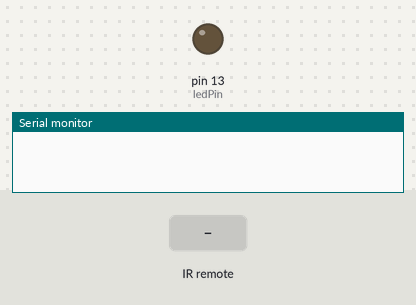
Simulated run of this sketch. Board: Arduino Uno, built with avr-gcc and run on an emulated ATmega328P. Shown: output pins drawn as LEDs (lit = HIGH), the last lines printed to the serial monitor. The inputs (shaded band) are chosen by the test bench.

Above: at 1.2 s.
1.3 s: infrared code 0xE0E0629D received
At 2.3 s:
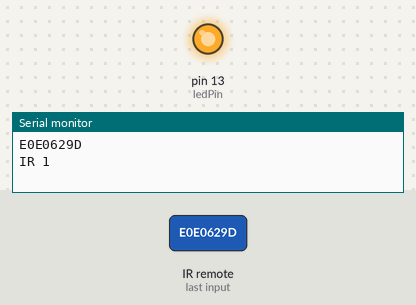
4.3 s: infrared code 0xE0E0926D received
At 4.6 s:
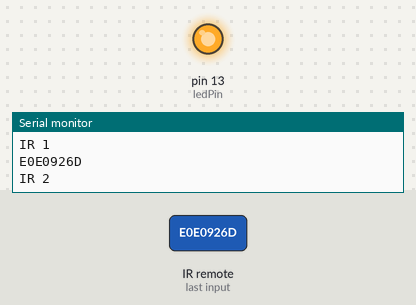
Timing chart, 0 to 7.3 s (numbered marks = the images above; inputs shaded):
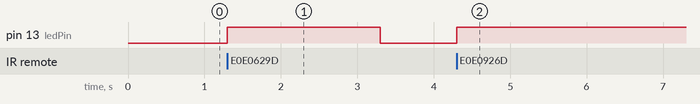

The sketch:

IR_installatie.ino
```cpp
#include <IRremote.h>
#define Button1 = 0xE0E0629D

const int RECV_PIN = 6;
const int ledPin = 13;
const int ledPin2 = 13;
int togglestate = 0;

IRrecv irrecv(RECV_PIN);
decode_results results;


void setup() {
  Serial.begin(9600);
  irrecv.enableIRIn();
  pinMode(ledPin, OUTPUT);
  pinMode(ledPin2, OUTPUT);
}

void loop() {
 if (irrecv.decode(&results)){
  Serial.println(results.value, HEX);

    switch (results.value){
      case 0xE0E0629D:
      Serial.println("IR 1");
      digitalWrite(ledPin, HIGH);
      delay(2000);
      digitalWrite(ledPin, LOW);
      break;

     case 0xE0E0926D:
     if(togglestate==0){
      digitalWrite(ledPin2, HIGH);
      Serial.println("IR 2");
      togglestate=1;
     }
     else{
      digitalWrite(ledPin2, LOW);
      togglestate=0;
     }
     break;
 }
 irrecv.resume();
 }
}
```

Measured:
- after the input at 1.3 s, pin 13 (ledPin): LOW → HIGH at once, → LOW 2.0 s later
- after the input at 4.3 s, pin 13 (ledPin): LOW → HIGH at once
